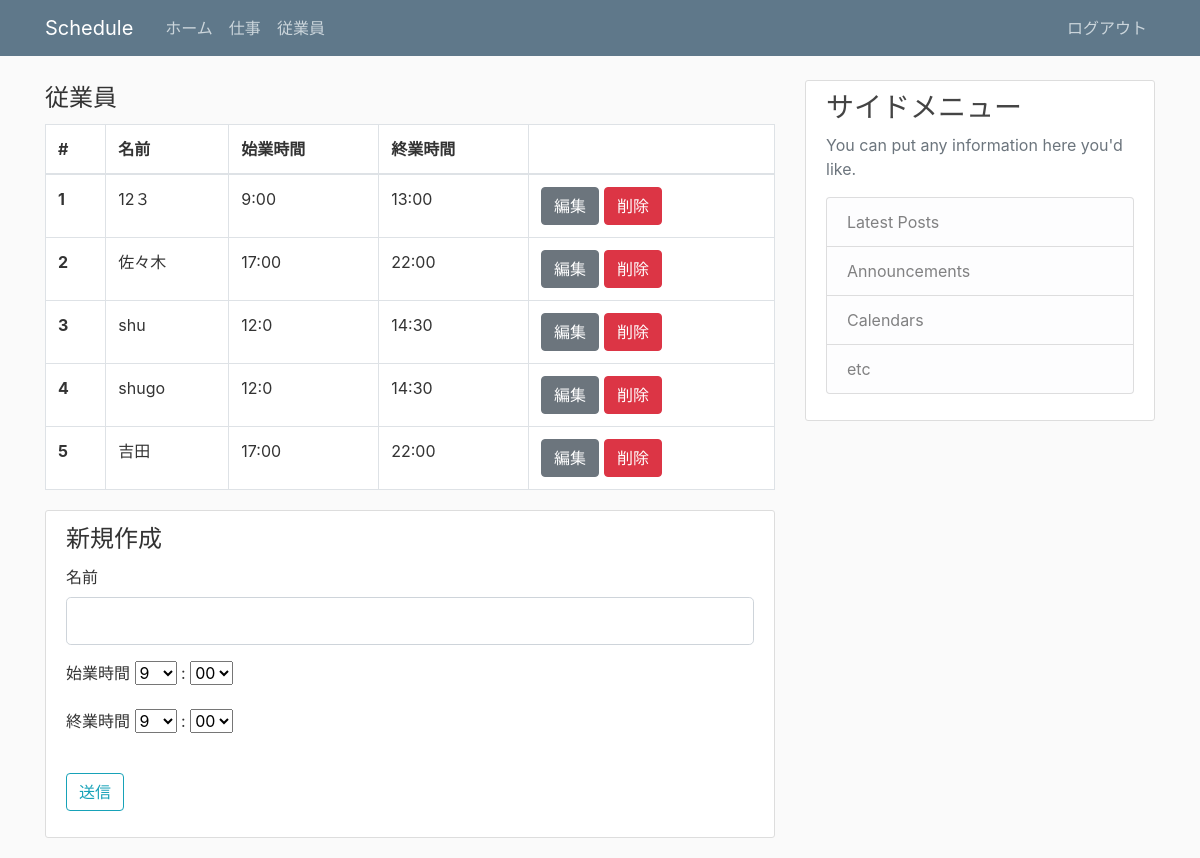
Before: /worker (signed in) with the older database file.
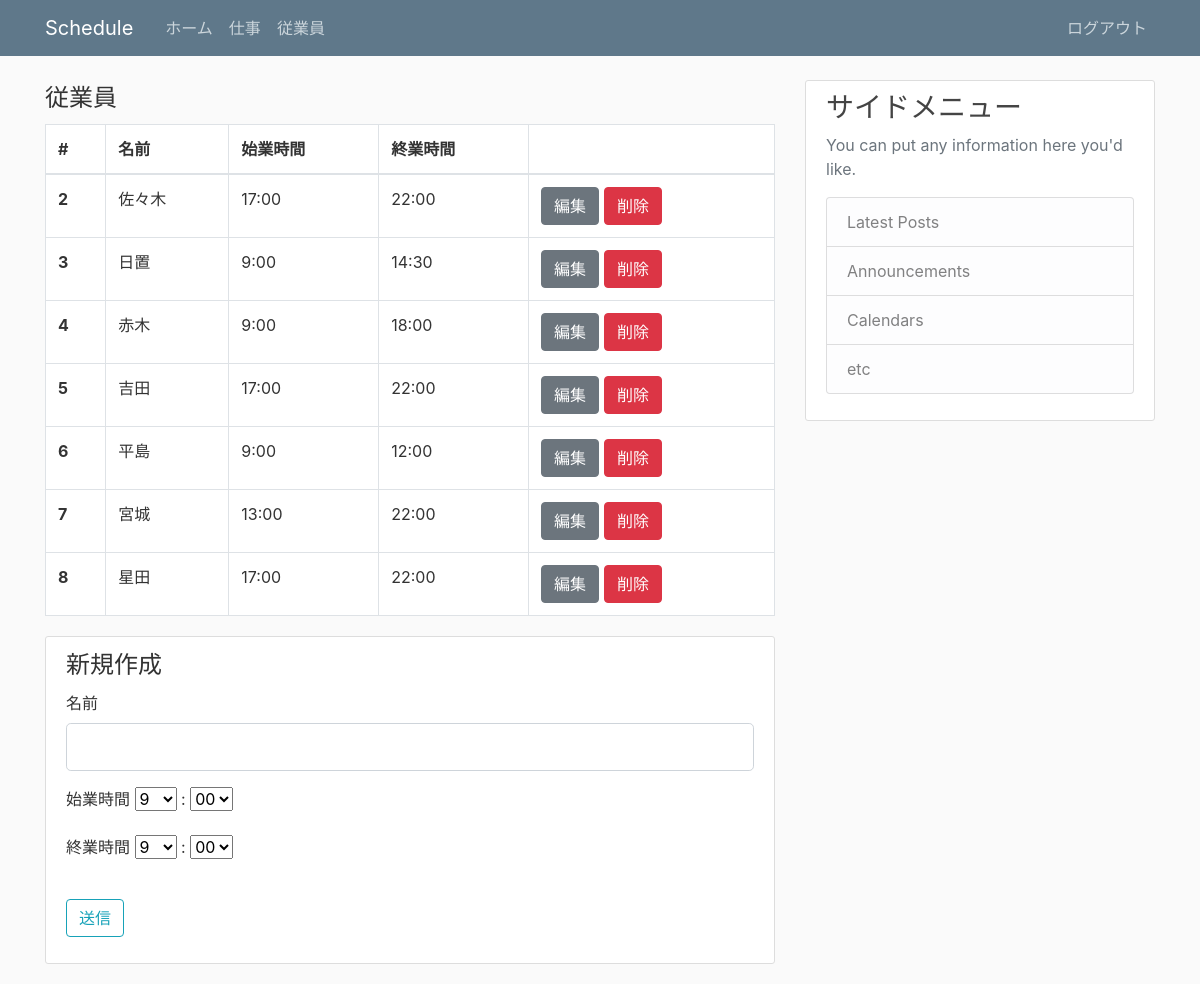
After: the same page with the newer database file.
### flask_schedule/models.py (models this page shows, shortened)
class Worker(db.Model):
  id = db.Column(db.Integer, primary_key=True)
  workername = db.Column(db.String(20), unique=True, nullable=False)
  starttime = db.Column(db.String(10))
  endtime = db.Column(db.String(10))
  workerweight = db.Column(db.String(3))

### flask_schedule/views/worker.py (the view, shortened to what this page needs)
@app.route('/worker', methods=['GET', 'POST'])
def worker():
  if not session.get('logged_in'):
    return redirect(url_for('login'))
  workers = Worker.query.all()
  form = WorkerForm()
  hour = hourlist
  minutes = minuteslist
  form.starttime_hour.choices = hourlist
  form.starttime_minutes.choices = minuteslist
  form.endtime_hour.choices = hourlist
  form.endtime_minutes.choices = minuteslist
  if request.method == "GET":
    return render_template('worker/worker.html',form=form,workers=workers)

### flask_schedule/forms.py
class WorkerForm(FlaskForm):
  workername = StringField('名前',validators=[DataRequired(), Length(min=2, max=20)])
  starttime_hour = SelectField('始業時間',validators=[DataRequired()])
  starttime_minutes = SelectField(':',validators=[DataRequired()])
  endtime_hour = SelectField('終業時間',validators=[DataRequired()])
  endtime_minutes = SelectField(':',validators=[DataRequired()])
  submit = SubmitField('送信')

### flask_schedule/templates/worker/worker.html (shortened to what this page needs)
{% extends "layout.html" %}
{% block content %}
  <table class="table table-bordered content-section">
    <legend>従業員</legend>
    <thead>
      <tr>
        <th scope="col">#</th>
        <th scope="col">名前</th>
        <th scope="col">始業時間</th>
        <th scope="col">終業時間</th>
        <th></th>
      </tr>
    </thead>
    <tbody>
      {% for worker in workers %}
      <tr>
        <th scope="row">{{ worker.id }}</th>
        <td>{{ worker.workername }}</td>
        <td>{{ worker.starttime }}</td>
        <td>{{ worker.endtime }}</td>
        <td>
          <div class="btn-group">
            <form action="{{ url_for('edit_worker',id = worker.id)}}" method="GET">
              <button type="submit" class="btn btn-secondary">編集</button>
            </form>
            <form action="{{ url_for('delete_worker',id = worker.id)}}" method="GET">
              <button type="submit" class="btn btn-danger" style="margin-left: 5px;" style="margin-right: 5px;">削除</button>
            </form>
          </div>
        </td>
      </tr>
      {% endfor %}
    </tbody>
  </table>
  <div class="content-section">
    <form method="POST" action="">
      <legend>新規作成</legend>
      <div class="form-group">
        <fieldset class="form-group">
          <div class="form-group">
            {{ form.workername.label(class="form-control-label")}}
            {{ form.workername(class="form-control form-control-lg") }}
          </div>
          <div class="form-group">
            {{ form.starttime_hour.label()}}
            {{ form.starttime_hour() }}
            {{ form.starttime_minutes.label()}}
            {{ form.starttime_minutes() }}
          </div>
          <div class="form-group">
            {{ form.endtime_hour.label()}}
            {{ form.endtime_hour() }}
            {{ form.endtime_minutes.label()}}
            {{ form.endtime_minutes() }}
          </div>
        </fieldset>
      </div>
      <div class="form-group">
        {{ form.submit(class="btn btn-outline-info") }}
      </div>
    </form>
  </div>
{% endblock %}

### flask_schedule/templates/layout.html (shortened to what this page needs)
<!DOCTYPE html>
<html lang="en">
<head>
    <link rel="stylesheet" href="https://stackpath.bootstrapcdn.com/bootstrap/4.1.3/css/bootstrap.min.css">
    <link rel="stylesheet" type="text/css" href="{{ url_for('static', filename='main.css') }}">
</head>
<body>
  <header class="site-header">
    <nav class="navbar navbar-expand-md navbar-dark bg-steel fixed-top">
      <div class="container">
        <a class="navbar-brand mr-4" href="/">Schedule</a>
        <div class="collapse navbar-collapse" id="navbarToggle">
          {% if session.logged_in %}
          <div class="navbar-nav mr-auto">
            <a class="nav-item nav-link" href="{{ url_for('index') }}">ホーム</a>
            <a class="nav-item nav-link" href="{{ url_for('job') }}">仕事</a>
            <a class="nav-item nav-link" href="{{ url_for('worker') }}">従業員</a>
          </div>
          <div class="navbar-nav">
            <a class="nav-item nav-link" href="{{ url_for('logout') }}">ログアウト</a>
          </div>
          {% else %}
          <div class="navbar-nav mr-auto"></div>
          <div class="navbar-nav">
            <a class="nav-item nav-link" href="{{ url_for('login') }}">ログイン</a>
          {% endif %}
          </div>
        </div>
    </nav>
  </header>
  <main role="main" class="container">
    <div class="row">
      <div class="col-md-8">
        {% block content %}{% endblock %}
      </div>
      <div class="col-md-4">
        <div class="content-section">
          <h3>サイドメニュー</h3>
          <p class='text-muted'>You can put any information here you'd like.
            <ul class="list-group">
              <li class="list-group-item list-group-item-light">Latest Posts</li>
              <li class="list-group-item list-group-item-light">Announcements</li>
              <li class="list-group-item list-group-item-light">Calendars</li>
              <li class="list-group-item list-group-item-light">etc</li>
            </ul>
          </p>
        </div>
      </div>
    </div>
  </main>
</body>
</html>

### flask_schedule/static/main.css (style rules this page uses)
body { background: #fafafa; color: #333333; margin-top: 5rem; }
h1, h2, h3, h4, h5, h6 { color: #444444; }
.bg-steel { background-color: #5f788a; }
.site-header .navbar-nav .nav-link { color: #cbd5db; }
.content-section { background: #ffffff; padding: 10px 20px; border: 1px solid #dddddd; border-radius: 3px; margin-bottom: 20px; }

Changed rows visible on the page:
removed Worker: id "1", workername "12３", starttime "9:00", endtime "13:00"
changed Worker id 3: workername "shu" → "日置"; starttime "12:0" → "9:00"
changed Worker id 4: workername "shugo" → "赤木"; starttime "12:0" → "9:00"; endtime "14:30" → "18:00"
added Worker: id "6", workername "平島", starttime "9:00", endtime "12:00"
added Worker: id "7", workername "宮城", starttime "13:00", endtime "22:00"
added Worker: id "8", workername "星田", starttime "17:00", endtime "22:00"
